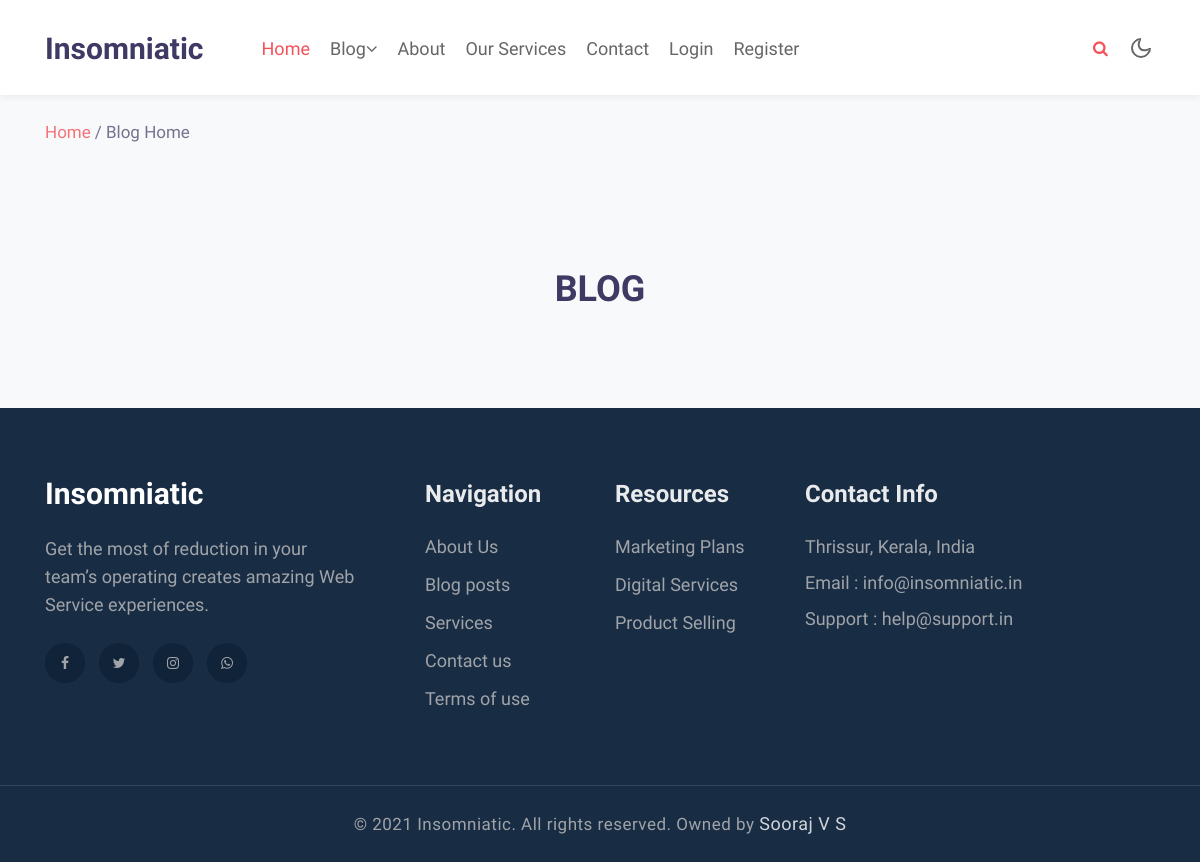
The page /blog/ on the database as committed earlier.
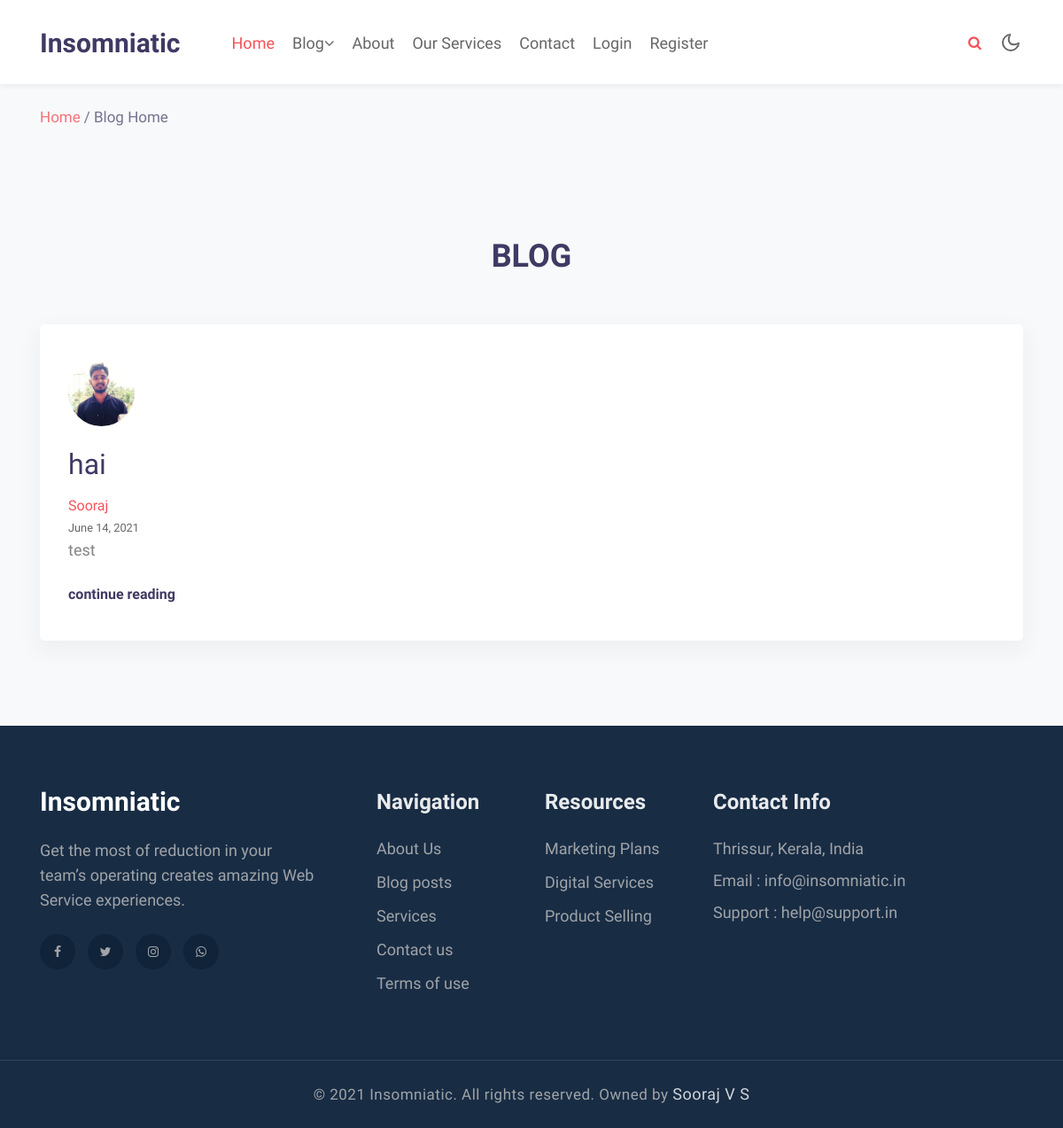
The same page on the database as committed later.
### blog/models.py (models this page shows, shortened)
class Post(models.Model):
    post_title = models.CharField(max_length=100)
    content = models.TextField()
    content_1 = models.TextField(null=True)
    date_posted = models.DateField(default=timezone.now)
    author = models.ForeignKey(User, on_delete=models.CASCADE)
    Related_to = (
        ('Technology/IT', 'Technology/IT'),
        ('Technology/Electronics', 'Technology/Electronics'),
        ('Technology/Space', 'Technology/Space'),
        ('Technology/Others', 'Technology/Others'),
    )
    type = models.CharField(max_length=25, choices=Related_to, default='Technology/Others')

### users/models.py (models this page shows, shortened)
class Profile(models.Model):
    user = models.OneToOneField(User, on_delete=models.CASCADE)
    image = models.ImageField(default='default.jpg', upload_to='profile_pics')

### blog/views.py (the view)
# urls.py: path('', PostListView.as_view(),name='blog-home'),
class PostListView(ListView):
    model = Post
    template_name = 'blog/blog.html'  # <app>/<model>_<viewtype>.html
    context_object_name = 'posts'
    extra_context = {'title': 'Blog Home'}
    ordering = ['-date_posted']
    paginate_by = 2

### blog/templates/blog/blog.html (shortened to what this page needs)
{% extends 'basic/base.html' %}
{% load static %}
{% block content %}
<section class="w3l-services-block-3 py-5" id="services">
    <div class="features-main py-lg-5 py-md-3">
        <div class="container">
            <div class="header-section text-center mx-auto">
                <h3 class="title-big">BLOG</h3>
            </div>
            {% for post in posts %}
            <div class="row features mt-lg-4">
               <div class="col-lg-12 col-md-6 feature-grid">
                    <a href="{% url 'post-detail' post.id %}">
                        <div class="feature-body service2">
                            <div class="feature-img">
                                <img width="75" height="75" class="rounded-circle article-img" src="{{ post.author.profile.image.url }}">
                            </div>
                            <div class="feature-info mt-4">
                                <h2 class="feature-titel mb-3"> {{post.post_title}} </h2>
                                <a href="{% url 'user-posts' post.author.username %}" >{{ post.author.first_name }}</a> <br>
                                <small>{{ post.date_posted|date:"F d, Y" }}</small>
                                <p class="feature-text">{{post.content}}
                                </p>
                                <a href="{% url 'post-detail' post.id %}" class="read mt-4 d-block">continue reading</a>
                            </div>
                        </div>
                    </a>
                </div>
            </div>
            {% endfor %}
        </div>
    </div>
</section>
{% endblock content %}

### basic/templates/basic/base.html (shortened to what this page needs)
{% load static %}
<!doctype html>
<html lang="en">
  <head>
    <link rel="stylesheet" href="{% static 'assets/css/style-starter.css' %}">
  </head>
  <body>
<header id="site-header" class="fixed-top">
  <section class="w3l-header-4">
      <div class="container">
          <nav class="navbar navbar-expand-lg navbar-light">
              <h1><a class="navbar-brand" href="{% url 'home' %}">
                   Insomniatic
                  </a></h1>
              <div class="collapse navbar-collapse" id="navbarNav">
                  <ul class="navbar-nav">
                      <li class="nav-item active">
                          <a class="nav-link" href="{%url 'home'%}">Home </a>
                      </li>
                      <li class="nav-item dropdown @@blog__active">
                          <a class="nav-link dropdown-toggle" href="#" id="navbarDropdown" role="button"
                              data-toggle="dropdown" aria-haspopup="true" aria-expanded="false">
                              Blog<span class="fa fa-angle-down"></span>
                          </a>
                      </li>
                      <li class="nav-item @@about__active">
                          <a class="nav-link" href="{% url 'about' %}">About</a>
                      </li>
                      <li class="nav-item @@services__active">
                          <a class="nav-link" href="{% url 'services' %}">Our Services</a>
                      </li>
                      <li class="nav-item @@contact__active">
                          <a class="nav-link" href="{% url 'contact' %}">Contact</a>
                      </li>
                      {% if user.is_authenticated %}
                      <li class="nav-item dropdown @@blog__active">
                          <a class="nav-link dropdown-toggle" href="#" id="navbarDropdown" role="button"
                              data-toggle="dropdown" aria-haspopup="true" aria-expanded="false">
                              {% if user.first_name %}
                              {{user.first_name}} <span class="fa fa-angle-down"></span>
                              {% else %}
                              {{user.username}} <span class="fa fa-angle-down"></span>
                              {% endif %}
                          </a>
                          {% if user.is_authenticated %}
                          <div class="dropdown-menu" aria-labelledby="navbarDropdown">
                              <a class="dropdown-item @@b__active" href="{% url 'profile' %}" class="drop-text">Profile</a>
                              <a class="dropdown-item @@bs__active" href="{% url 'password_reset' %}" class="drop-text">Change Password</a>
                              <a class="dropdown-item @@bs__active" href="{% url 'logout' %}" class="drop-text">Logout</a>
                               {% endif %}
                          </div>
                      </li>
                      {% else %}
                       <li class="nav-item @@services__active">
                          <a class="nav-link" href="{% url 'login'  %}">Login</a>
                      </li>
                      <li class="nav-item @@services__active">
                          <a class="nav-link" href="{% url 'register'  %}">Register</a>
                      </li>
                      {% endif %}
                  </ul>
                  <ul class="navbar-nav search-right mt-lg-0 mt-2">
                      <li class="nav-item mr-2" title="Search"><a href="#search" class="btn search-search">
                              <span class="fa fa-search" aria-hidden="true"></span></a></li>
                  </ul>
              </div>
              <div class="mobile-position">
                  <nav class="navigation">
                      <div class="theme-switch-wrapper">
                          <label class="theme-switch" for="checkbox">
                              <div class="mode-container">
                                  <i class="gg-moon"></i>
                              </div>
                          </label>
                      </div>
                  </nav>
              </div>
          </nav>
      </div>
  </section>
</header>
<section class="w3l-breadcrumb">
    <div class="container">
        <ul class="breadcrumbs-custom-path">
            <li><a href="{% url 'home' %}">Home</a></li>
            <li class="active">/ {{title}}</li>
        </ul>
    </div>
</section>
 {% block content %}
{% endblock %}
<section class="w3l-footer-29-main">
    <div class="footer-29 py-5">
      <div class="container py-lg-4">
        <div class="row footer-top-29">
          <div class="col-lg-4 col-md-6 col-sm-7 footer-list-29 footer-1 pr-lg-5">
            <div class="footer-logo mb-4">
              <a class="navbar-brand" href="{% url 'home' %}">
                Insomniatic</a>
            </div>
            <p>Get the most of reduction in your team’s operating
              creates amazing Web Service experiences. </p>
            <div class="main-social-footer-29 mt-4">
              <a href="https://www.facebook.com/insomniatic.in" class="facebook"><span class="fa fa-facebook"></span></a>
              <a href="https://www.twitter.com/zoorajvs" class="twitter"><span class="fa fa-twitter"></span></a>
              <a href="https://instagram.com/zoorajvs" class="instagram"><span class="fa fa-instagram"></span></a>
              <a href="https://wa.me/918943387868" class="linkedin"><span class="fa fa-whatsapp"></span></a>
            </div>
          </div>
          <div class="col-lg-2 col-md-6 col-sm-5 col-6 footer-list-29 footer-2 mt-sm-0 mt-5">
            <ul>
              <h6 class="footer-title-29">Navigation</h6>
              <li><a href="{% url 'about' %}"}>About Us</a></li>
              <li><a href="{% url 'blog-home' %}"> Blog posts</a></li>
              <li><a href="{% url 'services' %}">Services</a></li>
              <li><a href="{% url 'contact' %}">Contact us</a></li>
              <li><a href="{% url 'terms-of-use' %}">Terms of use</a></li>
            </ul>
          </div>
          <div class="col-lg-2 col-md-6 col-sm-5 col-6 footer-list-29 footer-3 mt-lg-0 mt-5">
            <h6 class="footer-title-29">Resources</h6>
            <ul>
              <li><a href="{% url 'home'%}">Marketing Plans</a></li>
            <li><a href="{% url 'services' %}">Digital Services</a></li>
            <li><a href="{% url 'contact' %}">Product Selling</a></li>
            </ul>
          </div>
          <div class="col-lg-4 col-md-6 col-sm-7 footer-list-29 footer-4 mt-lg-0 mt-5">
            <h6 class="footer-title-29">Contact Info </h6>
          <p>Thrissur, Kerala, India</p>
          <p class="mt-2">Email : <a href="mailto:info@example.com">info@insomniatic.in</a></p>
          <p class="mt-2">Support : <a href="mailto:info@support.com">help@support.in</a></p>
          </div>
        </div>
      </div>
    </div>
    <section class="w3l-copyright text-center">
      <div class="container">
        <p class="copy-footer-29">© 2021 Insomniatic. All rights reserved. Owned by <a href="https://instagram.com/zoorajvs/"
            target="_blank">
            Sooraj V S</a></p>
      </div>
    </section>
  </section>
  </body>
  </html>

Rows that differ between the two databases and show on the page:
added Post: author.profile.image (picture), post_title "hai", author.first_name "Sooraj", date_posted "June 14, 2021", content "test"
